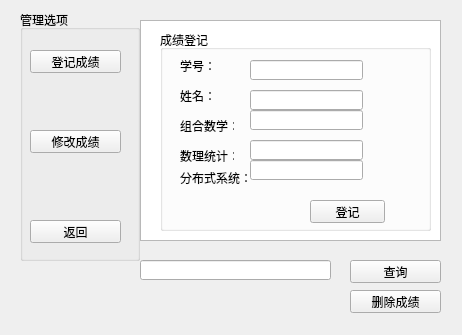
<?xml version="1.0" encoding="UTF-8"?>
<ui version="4.0">
 <class>teachermanagement</class>
 <widget class="QWidget" name="teachermanagement">
  <property name="geometry">
   <rect>
    <x>0</x>
    <y>0</y>
    <width>462</width>
    <height>335</height>
   </rect>
  </property>
  <property name="windowTitle">
   <string>teachermanagement</string>
  </property>
  <widget class="QGroupBox" name="groupBox">
   <property name="geometry">
    <rect>
     <x>20</x>
     <y>10</y>
     <width>120</width>
     <height>251</height>
    </rect>
   </property>
   <property name="title">
    <string>管理选项</string>
   </property>
   <widget class="QPushButton" name="changeBtn">
    <property name="geometry">
     <rect>
      <x>10</x>
      <y>120</y>
      <width>91</width>
      <height>23</height>
     </rect>
    </property>
    <property name="text">
     <string>修改成绩</string>
    </property>
   </widget>
   <widget class="QPushButton" name="setBtn">
    <property name="geometry">
     <rect>
      <x>10</x>
      <y>40</y>
      <width>91</width>
      <height>23</height>
     </rect>
    </property>
    <property name="text">
     <string>登记成绩</string>
    </property>
   </widget>
   <widget class="QPushButton" name="backBtn">
    <property name="geometry">
     <rect>
      <x>10</x>
      <y>210</y>
      <width>91</width>
      <height>23</height>
     </rect>
    </property>
    <property name="text">
     <string>返回</string>
    </property>
   </widget>
  </widget>
  <widget class="QTableView" name="searchView">
   <property name="geometry">
    <rect>
     <x>140</x>
     <y>20</y>
     <width>301</width>
     <height>221</height>
    </rect>
   </property>
  </widget>
  <widget class="QLineEdit" name="inputLine">
   <property name="geometry">
    <rect>
     <x>140</x>
     <y>260</y>
     <width>191</width>
     <height>20</height>
    </rect>
   </property>
  </widget>
  <widget class="QPushButton" name="searchBtn">
   <property name="geometry">
    <rect>
     <x>350</x>
     <y>260</y>
     <width>91</width>
     <height>23</height>
    </rect>
   </property>
   <property name="text">
    <string>查询</string>
   </property>
  </widget>
  <widget class="QGroupBox" name="registerBox">
   <property name="geometry">
    <rect>
     <x>160</x>
     <y>30</y>
     <width>271</width>
     <height>201</height>
    </rect>
   </property>
   <property name="title">
    <string>成绩登记</string>
   </property>
   <widget class="QLabel" name="label">
    <property name="geometry">
     <rect>
      <x>20</x>
      <y>30</y>
      <width>54</width>
      <height>12</height>
     </rect>
    </property>
    <property name="text">
     <string>学号：</string>
    </property>
   </widget>
   <widget class="QLabel" name="label_2">
    <property name="geometry">
     <rect>
      <x>20</x>
      <y>60</y>
      <width>54</width>
      <height>12</height>
     </rect>
    </property>
    <property name="text">
     <string>姓名：</string>
    </property>
   </widget>
   <widget class="QLabel" name="label_3">
    <property name="geometry">
     <rect>
      <x>20</x>
      <y>90</y>
      <width>54</width>
      <height>12</height>
     </rect>
    </property>
    <property name="text">
     <string>组合数学：</string>
    </property>
   </widget>
   <widget class="QLabel" name="label_4">
    <property name="geometry">
     <rect>
      <x>20</x>
      <y>120</y>
      <width>54</width>
      <height>12</height>
     </rect>
    </property>
    <property name="text">
     <string>数理统计：</string>
    </property>
   </widget>
   <widget class="QLabel" name="label_5">
    <property name="geometry">
     <rect>
      <x>20</x>
      <y>140</y>
      <width>71</width>
      <height>16</height>
     </rect>
    </property>
    <property name="text">
     <string>分布式系统：</string>
    </property>
   </widget>
   <widget class="QPushButton" name="registerBtn">
    <property name="geometry">
     <rect>
      <x>150</x>
      <y>170</y>
      <width>75</width>
      <height>23</height>
     </rect>
    </property>
    <property name="text">
     <string>登记</string>
    </property>
   </widget>
   <widget class="QLineEdit" name="numLine">
    <property name="geometry">
     <rect>
      <x>90</x>
      <y>30</y>
      <width>113</width>
      <height>20</height>
     </rect>
    </property>
   </widget>
   <widget class="QLineEdit" name="nameLine">
    <property name="geometry">
     <rect>
      <x>90</x>
      <y>60</y>
      <width>113</width>
      <height>20</height>
     </rect>
    </property>
   </widget>
   <widget class="QLineEdit" name="zuheLine">
    <property name="geometry">
     <rect>
      <x>90</x>
      <y>80</y>
      <width>113</width>
      <height>20</height>
     </rect>
    </property>
   </widget>
   <widget class="QLineEdit" name="shuliLine">
    <property name="geometry">
     <rect>
      <x>90</x>
      <y>110</y>
      <width>113</width>
      <height>20</height>
     </rect>
    </property>
   </widget>
   <widget class="QLineEdit" name="fenbuLine">
    <property name="geometry">
     <rect>
      <x>90</x>
      <y>130</y>
      <width>113</width>
      <height>20</height>
     </rect>
    </property>
   </widget>
  </widget>
  <widget class="QPushButton" name="delBtn">
   <property name="geometry">
    <rect>
     <x>350</x>
     <y>290</y>
     <width>91</width>
     <height>23</height>
    </rect>
   </property>
   <property name="text">
    <string>删除成绩</string>
   </property>
  </widget>
  <widget class="QLabel" name="label_6">
   <property name="geometry">
    <rect>
     <x>0</x>
     <y>-10</y>
     <width>471</width>
     <height>351</height>
    </rect>
   </property>
   <property name="styleSheet">
    <string notr="true">border-image:url(:/gradesystem/Resources/teacherbk.jpg)</string>
   </property>
   <property name="text">
    <string/>
   </property>
  </widget>
  <zorder>label_6</zorder>
  <zorder>groupBox</zorder>
  <zorder>searchView</zorder>
  <zorder>inputLine</zorder>
  <zorder>searchBtn</zorder>
  <zorder>registerBox</zorder>
  <zorder>delBtn</zorder>
 </widget>
 <layoutdefault spacing="6" margin="11"/>
 <resources/>
 <connections/>
</ui>
